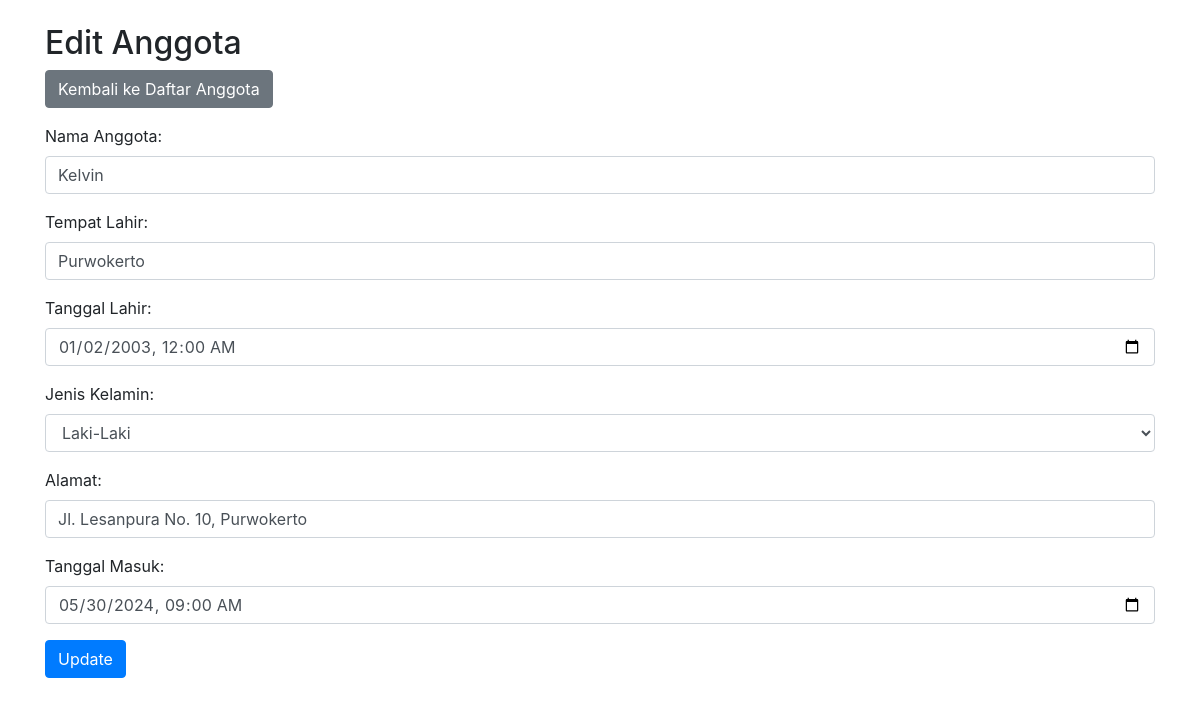
Screenshot of /edit_anggota.php?id=1 with the database file from the repository.
### tables this page shows
CREATE TABLE `anggota` (
  `id_anggota` int(11) NOT NULL,
  `nama_anggota` varchar(50) NOT NULL,
  `tempat_lahir` varchar(50) NOT NULL,
  `tgl_lahir` datetime NOT NULL,
  `jenis_kelamin` enum('L','P') NOT NULL,
  `alamat` text NOT NULL,
  `tgl_masuk` datetime NOT NULL
);

### edit_anggota.php (the view, shortened to what this page needs)
<!DOCTYPE html>
<html lang="en">
<head>
    <link rel="stylesheet" href="https://stackpath.bootstrapcdn.com/bootstrap/4.5.2/css/bootstrap.min.css">
</head>
<body>
<div class="container">
    <h2 class="mt-4">Edit Anggota</h2>
    <a href="anggota.php" class="btn btn-secondary mb-3">Kembali ke Daftar Anggota</a>
    <?php
    include 'koneksi.php';
    if (isset($_GET['id'])) {
        $id = $_GET['id'];
        $sql = "SELECT * FROM anggota WHERE id_anggota = $id";
        $result = $conn->query($sql);
        if ($result->num_rows > 0) {
            $row = $result->fetch_assoc();
        } else {
            echo "<div class='alert alert-danger'>Data anggota tidak ditemukan</div>";
        }
    } else {
        echo "<div class='alert alert-danger'>ID anggota tidak diset</div>";
    }
    ?>
    <?php if (!empty($row)) { ?>
    <form action="" method="post">
        <div class="form-group">
            <label for="nama_anggota">Nama Anggota:</label>
            <input type="text" class="form-control" id="nama_anggota" name="nama_anggota" value="<?php echo $row['nama_anggota']; ?>" required>
        </div>
        <div class="form-group">
            <label for="tempat_lahir">Tempat Lahir:</label>
            <input type="text" class="form-control" id="tempat_lahir" name="tempat_lahir" value="<?php echo $row['tempat_lahir']; ?>" required>
        </div>
        <div class="form-group">
            <label for="tgl_lahir">Tanggal Lahir:</label>
            <input type="datetime-local" class="form-control" id="tgl_lahir" name="tgl_lahir" value="<?php echo $row['tgl_lahir']; ?>" required>
        </div>
        <div class="form-group">
            <label for="jenis_kelamin">Jenis Kelamin:</label>
            <select class="form-control" id="jenis_kelamin" name="jenis_kelamin" required>
                <option value="L" <?php echo ($row['jenis_kelamin'] == 'L') ? 'selected' : ''; ?>>Laki-Laki</option>
            </select>
        </div>
        <div class="form-group">
            <label for="alamat">Alamat:</label>
            <input type="text" class="form-control" id="alamat" name="alamat" value="<?php echo $row['alamat']; ?>" required>
        </div>
        <div class="form-group">
            <label for="tgl_masuk">Tanggal Masuk:</label>
            <input type="datetime-local" class="form-control" id="tgl_masuk" name="tgl_masuk" value="<?php echo $row['tgl_masuk']; ?>" required>
        </div>
        <button type="submit" class="btn btn-primary">Update</button>
    </form>
    <?php } ?>
</div>
</body>
</html>

### rows the page displays
anggota: nama_anggota "Kelvin", tempat_lahir "Purwokerto", tgl_lahir "01/02/2003 00:00", jenis_kelamin "Laki-Laki", alamat "Jl. Lesanpura No. 10, Purwokerto", tgl_masuk "05/30/2024 09:00"
